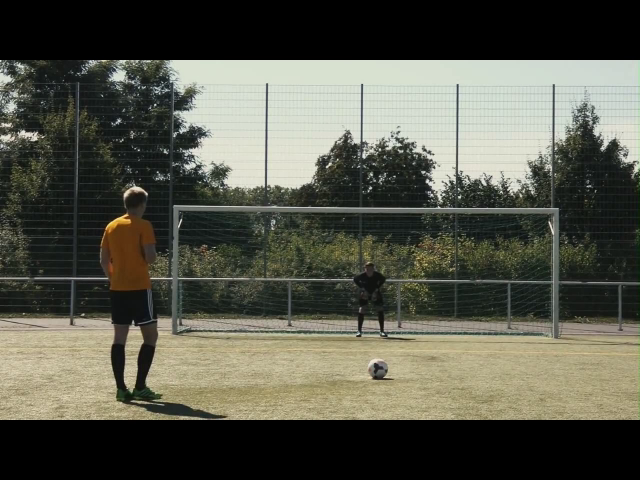
#> input picture frame 11 of LSTM_flight/soccer2.mp4, 640 x 480 px, given in place of soccer1.mp4, which was not available
$ python opti-py3.py
#> lines starting #> are read from the running program, lines starting #| are printed output that depends on the picture; after the words box and inside, x2 and y2 are one past the last pixel; in counts of white or black regions, pixels touching at a corner belong together; pictures that were not available may be replaced by others from this repository, and a replacement may not be noted
import numpy as np
import argparse
import cv2
import time
from math import sqrt, pow, atan2


video_w=640
video_h=480

########### Mouse Click event ##################
def click_and_crop(event, x, y, flags, param):
	# grab references to the global variables
	global p0

	# if the left mouse button was clicked, record the starting
	# (x, y) coordinates and indicate that cropping is being
	# performed
	if event == cv2.EVENT_LBUTTONDOWN:
		mpt=np.array([[[x,y]]],dtype=np.float32)
		p0=np.concatenate((p0,mpt))
##################################################

########## Parameters Defination ###############
# params for ShiTomasi corner detection
feature_params = dict( maxCorners = 1000,
                       qualityLevel = 0.01,
                       minDistance = 7,
                       blockSize = 7 )
# Parameters for lucas kanade optical flow
lk_params = dict( winSize  = (15,15),
                  maxLevel = 2,
                  criteria = (cv2.TERM_CRITERIA_EPS | cv2.TERM_CRITERIA_COUNT, 10, 0.03))

# Take first frame and find corners in it
cap = cv2.VideoCapture("soccer1.mp4")
ret, old_frame = cap.read()
#> old_frame is the input picture: shape (480, 640, 3); mean B, G, R 74.9, 86.8, 86.2
old_gray = cv2.cvtColor(old_frame, cv2.COLOR_BGR2GRAY)
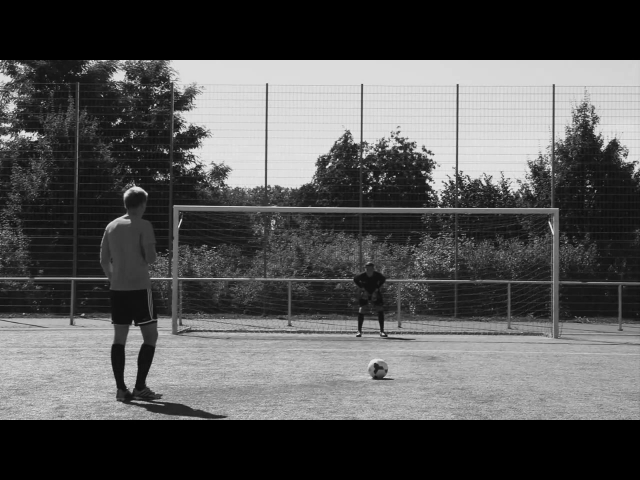
#> old_gray: shape (480, 640); min 0, max 233, mean 85.2
#p0 = cv2.goodFeaturesToTrack(old_gray, mask = None, **feature_params)
flag=0
p0 = np.array([[[0.,0.]]], dtype=np.float32) ##initialize point
for i in range(0,video_w,20):
	for j in range(0,video_h,20):
		pt=np.array([[[i,j]]],dtype=np.float32)
		p0=np.concatenate((p0,pt))
cv2.namedWindow("frame")
#cv2.namedWindow("flow")
cv2.setMouseCallback("frame", click_and_crop)
fourcc = cv2.VideoWriter_fourcc(*'XVID')

out = cv2.VideoWriter('output.avi', fourcc, 30.0, (video_w,video_h))
#out2 = cv2.VideoWriter('output_flow.avi', fourcc, 30.0, (1280,720))
frame_n = 0
##################################################

#################### Main Function ######################
while(cap.isOpened()):
	ret,frame = cap.read()
	frame_gray = cv2.cvtColor(frame, cv2.COLOR_BGR2GRAY)
	frame_n = frame_n + 1
	print(frame_n)
	flow = np.zeros_like(old_frame)
	# calculate optical flow
	p1, st, err =cv2.calcOpticalFlowPyrLK(old_gray, frame_gray, p0, None, **lk_params)
#> p1 = 769 rows, first 8: [0, 0], [0, 0], [0, 20], [-0.0186, 39.99], [-0.00755, 60], [-0.009, 80.01], [-0.00143, 100], [0.0325, 120]; st = 769 values, max 1 at index 4, min 0 at index 0, mean 0.761; err = 769 values, max 3.45 at index 133, min -4.37e+13 at index 0, mean -5.2e+11
	## Select good points
	good_new = p1#[st==1]
#> good_new has the same summary as p1
	good_old = p0#[st==1]
	# draw the tracks
	f = open('output/frame_'+format(frame_n,'03d')+'.txt', 'w')
	for i,(new,old) in enumerate(zip(good_new,good_old)):
		a,b = new.ravel()
		c,d = old.ravel()

		dis=sqrt(pow((a-c),2)+pow((b-d),2))
		degree = atan2(a-c,b-d)
		#if dis <=5 :
		if i==471: cv2.circle(frame,(c,d),5,[0,0,255],-2)
		if dis >0.2 and dis<10 :
			frame=cv2.arrowedLine(frame,(c,d),(a,b),[0,0,255],2)
			f.writelines(str(i)+"\t"+str(degree)+"\t"+str(dis)+"\n")
#> this loop made 769 passes
#> (a, b, c, d, dis, degree) on passes 1 to 3: (0, 0, 0, 0, 0, 0), (0, 0, 0, 0, 0, 0), (0, 20, 0, 20, 0, 0)
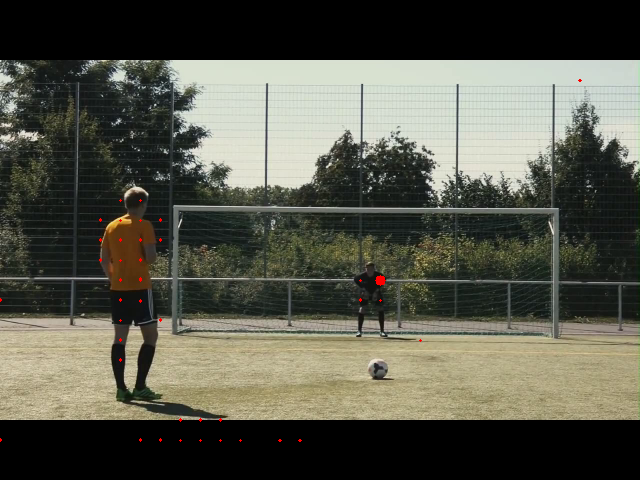
#> frame: shape (480, 640, 3); mean B, G, R 74.9, 86.7, 86.4
	cv2.imshow('frame',frame)
	#cv2.imshow('flow',flow)
	k = cv2.waitKey(50) & 0xff
#> (key Esc is pressed here)
	if k == 27:
		break
	if k == ord("p"):
		time.sleep(2)
    # Now update the previous frame and previous points
	old_gray = frame_gray.copy()
    # Write file
	out.write(frame)
    #out.write(flow)

cv2.destroyAllWindows()
cap.release()
f.close()

$ run again, starting later in the video
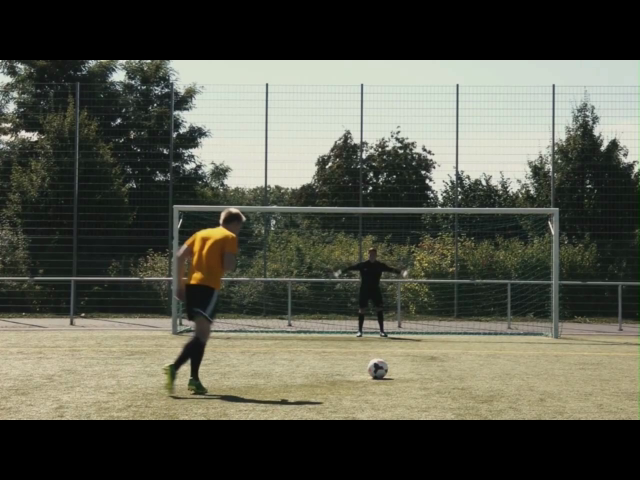
#> input picture frame 49 of LSTM_flight/soccer2.mp4, 640 x 480 px, given in place of soccer1.mp4, which was not available
#> old_frame is the input picture: shape (480, 640, 3); mean B, G, R 75.5, 87.7, 86.6
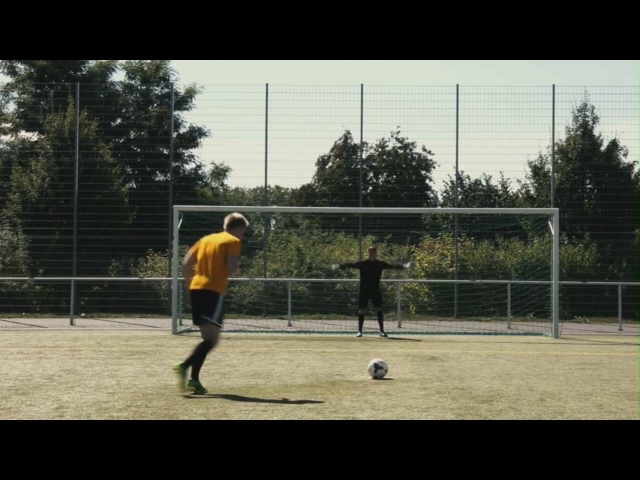
#> input picture frame 50 of LSTM_flight/soccer2.mp4, 640 x 480 px, given in place of soccer1.mp4, which was not available
#> frame is the input picture: shape (480, 640, 3); mean B, G, R 75.5, 87.7, 86.6
#> p1 = 769 rows, first 8: [0, 0], [0, 0], [0, 20], [-0.015, 39.98], [-0.00164, 60], [0.00445, 79.99], [-0.000566, 100], [0.00115, 120]; st = 769 values, max 1 at index 4, min 0 at index 0, mean 0.765; err = 769 values, max 65.31 at index 235, min -4.37e+13 at index 0, mean -5.69e+10
#> good_new has the same summary as p1
#> the loop `for i,(new,old) in enumerate(zip(good_new,good_old)):` made 769 passes
#> (a, b, c, d, dis, degree) on passes 1 to 3: (0, 0, 0, 0, 0, 0), (0, 0, 0, 0, 0, 0), (0, 20, 0, 20, 0, 0)
#> after the loop `for i,(new,old) in enumerate(zip(good_new,good_old)):`:
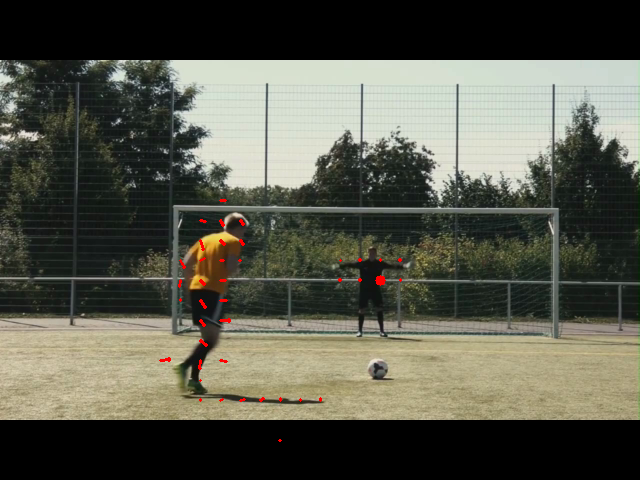
#> frame: shape (480, 640, 3); 0.26% of pixels changed, all inside (x1, y1, x2, y2) = (159, 199, 402, 442)

$ run again, starting later in the video
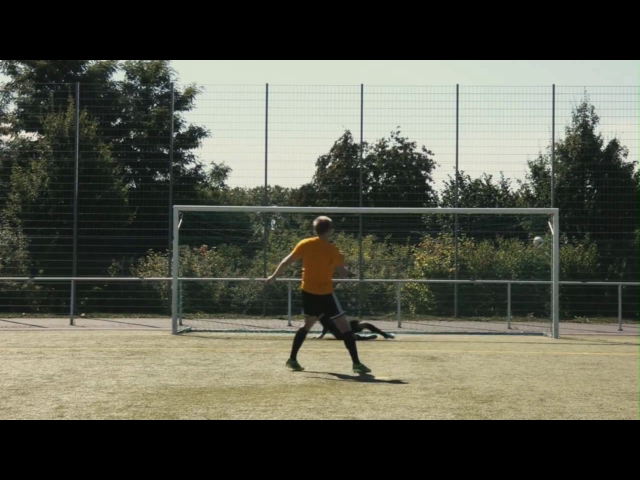
#> input picture frame 88 of LSTM_flight/soccer2.mp4, 640 x 480 px, given in place of soccer1.mp4, which was not available
#> old_frame is the input picture: shape (480, 640, 3); mean B, G, R 75.6, 87.8, 86.6
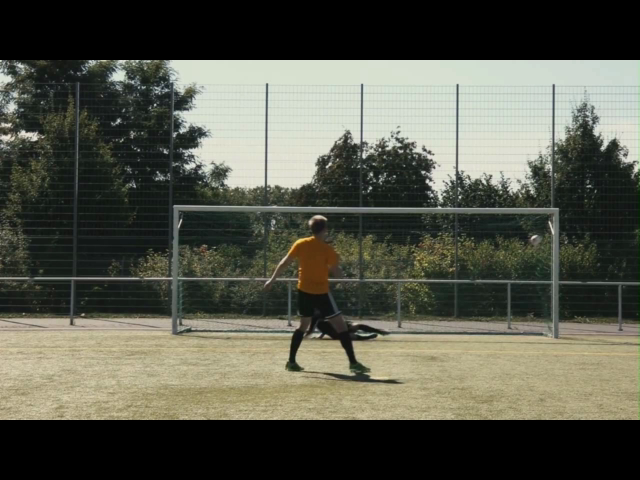
#> input picture frame 89 of LSTM_flight/soccer2.mp4, 640 x 480 px, given in place of soccer1.mp4, which was not available
#> frame is the input picture: shape (480, 640, 3); mean B, G, R 75.6, 87.7, 86.5
#> p1 = 769 rows, first 8: [0, 0], [0, 0], [0, 20], [-0.00172, 40], [0.00893, 59.99], [0.00353, 79.99], [0.0717, 99.99], [-0.000378, 120]; st = 769 values, max 1 at index 4, min 0 at index 0, mean 0.765; err = 769 values, max 34.56 at index 427, min -4.37e+13 at index 0, mean -1.14e+11
#> good_new has the same summary as p1
#> the loop `for i,(new,old) in enumerate(zip(good_new,good_old)):` made 769 passes
#> (a, b, c, d, dis, degree) on passes 1 to 3: (0, 0, 0, 0, 0, 0), (0, 0, 0, 0, 0, 0), (0, 20, 0, 20, 0, 0)
#> after the loop `for i,(new,old) in enumerate(zip(good_new,good_old)):`:
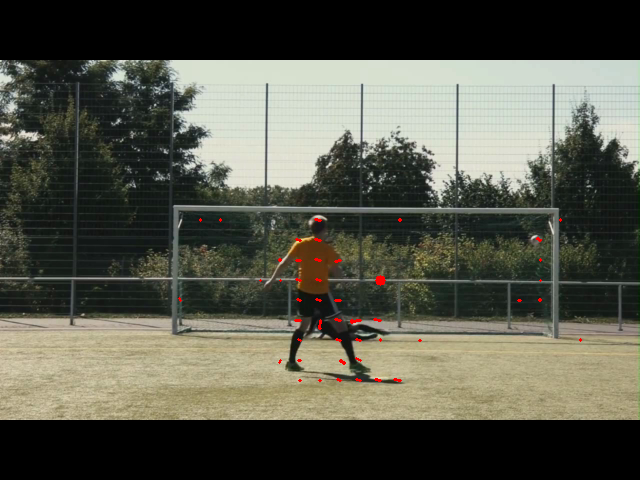
#> frame: shape (480, 640, 3); 0.24% of pixels changed, all inside (x1, y1, x2, y2) = (178, 218, 582, 382)
